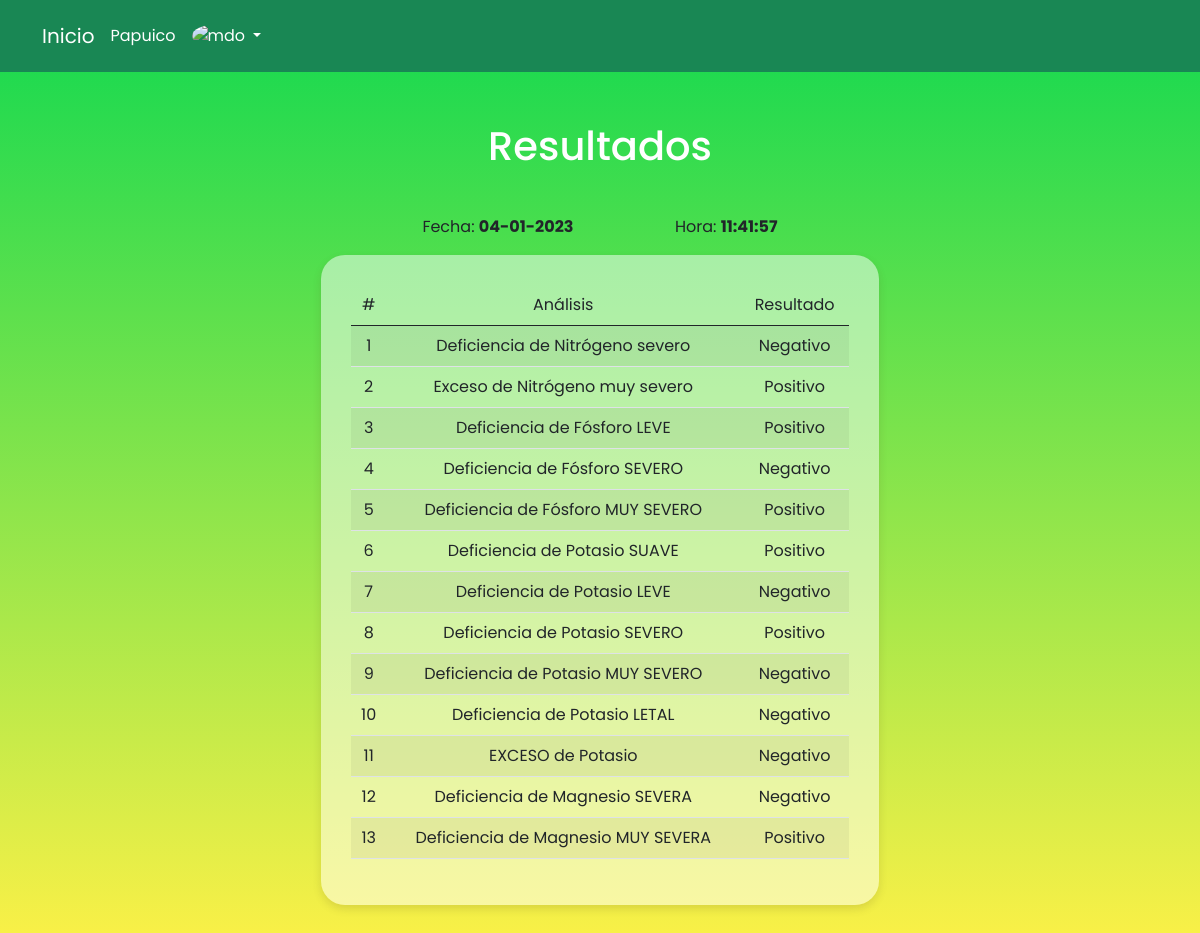
Page /Vista/listaResultados.php (signed in) on the committed database.
### tables this page shows
CREATE TABLE `resultados` (
  `idResultados` int(11) NOT NULL,
  `r1` varchar(10) NOT NULL,
  `r2` varchar(10) NOT NULL,
  `r3` varchar(10) NOT NULL,
  `r4` varchar(10) NOT NULL,
  `r5` varchar(10) NOT NULL,
  `r6` varchar(10) NOT NULL,
  `r7` varchar(10) NOT NULL,
  `r8` varchar(10) NOT NULL,
  `r9` varchar(10) NOT NULL,
  `r10` varchar(10) NOT NULL,
  `r11` varchar(10) NOT NULL,
  `r12` varchar(10) NOT NULL,
  `r13` varchar(10) NOT NULL,
  `idUsuario` int(11) NOT NULL,
  `fecha` date DEFAULT NULL,
  `hora` time DEFAULT NULL
);

### Modelo/entidadResultado.php (called while the page is built, shortened)
<?php
class entidadResultado extends conexion{
    public function obtenerResultados(){
        $nombre = $_SESSION["usuario"];
        $con = $this->conectar();
        $sql = "SELECT idUsuario
        FROM usuarios WHERE usuario = '$nombre'";
        $query = mysqli_query($con, $sql);
        $usuario = mysqli_fetch_array($query, MYSQLI_ASSOC);
        $idUsuario = $usuario["idUsuario"];
        $con = $this->conectar();
        $sql = "SELECT r1, r2, r3, r4, r5, r6, r7, r8, r9, r10, r11, r12, r13, fecha, hora
        FROM resultados WHERE idUsuario = '$idUsuario'";
        $query = mysqli_query($con, $sql);
        $resultados = array();
        while ($fila=mysqli_fetch_array($query, MYSQLI_ASSOC)) {
            $resultados[] = $fila;
        }
        return $resultados;
    }
}
?>

### Vista/listaResultados.php (the view, shortened to what this page needs)
<?php
include_once("../Modelo/entidadResultado.php");
$obj = new entidadResultado;
$resultados = $obj->obtenerResultados();
?>
<!DOCTYPE html>
<html lang="es">
<head>
    <link href="https://cdn.jsdelivr.net/npm/bootstrap@5.0.2/dist/css/bootstrap.min.css" rel="stylesheet">
</head>
<body>
    <?php
        include_once("navbar.php");
    ?>
    <h1 class="titulo" style="margin-top: 50px;">Resultados</h1>
    <?php
    for ($i = 0; $i < count($resultados); $i++) {
    ?>
        <div class="container container-main ">
            <?php
                $aux = explode("-", $resultados[$i]["fecha"]);
                $fecha = $aux[2]."-".$aux[1]."-".$aux[0];
            ?>
             <div class="col-6 fecha_hora">
                <p>Fecha: <b><?= $fecha?></b></p>
                <p>Hora: <b><?= $resultados[$i]["hora"]?></b></p>
            </div>
            <div class="col-6 container-form">
                <table class="table table-striped ">
                    <thead>
                        <tr>
                            <th scope="col">#</th>
                            <th scope="col">Análisis</th>
                            <th scope="col">Resultado</th>
                        </tr>
                    </thead>
                    <tbody>
                        <tr>
                            <th scope="row">1</th>
                            <td>Deficiencia de Nitrógeno severo</td>
                            <td><?= $resultados[$i]["r1"] ?></td>
                        </tr>
                        <tr>
                            <th scope="row">2</th>
                            <td>Exceso de Nitrógeno muy severo</td>
                            <td><?= $resultados[$i]["r2"] ?></td>
                        </tr>
                        <tr>
                            <th scope="row">3</th>
                            <td>Deficiencia de Fósforo LEVE</td>
                            <td><?= $resultados[$i]["r3"] ?></td>
                        </tr>
                        <tr>
                            <th scope="row">4</th>
                            <td>Deficiencia de Fósforo SEVERO</td>
                            <td><?= $resultados[$i]["r4"] ?></td>
                        </tr>
                        <tr>
                            <th scope="row">5</th>
                            <td>Deficiencia de Fósforo MUY SEVERO</td>
                            <td><?= $resultados[$i]["r5"] ?></td>
                        </tr>
                        <tr>
                            <th scope="row">6</th>
                            <td>Deficiencia de Potasio SUAVE</td>
                            <td><?= $resultados[$i]["r6"] ?></td>
                        </tr>
                        <tr>
                            <th scope="row">7</th>
                            <td>Deficiencia de Potasio LEVE</td>
                            <td><?= $resultados[$i]["r7"] ?></td>
                        </tr>
                        <tr>
                            <th scope="row">8</th>
                            <td>Deficiencia de Potasio SEVERO</td>
                            <td><?= $resultados[$i]["r8"] ?></td>
                        </tr>
                        <tr>
                            <th scope="row">9</th>
                            <td>Deficiencia de Potasio MUY SEVERO</td>
                            <td><?= $resultados[$i]["r9"] ?></td>
                        </tr>
                        <tr>
                            <th scope="row">10</th>
                            <td>Deficiencia de Potasio LETAL</td>
                            <td><?= $resultados[$i]["r10"] ?></td>
                        </tr>
                        <tr>
                            <th scope="row">11</th>
                            <td>EXCESO de Potasio</td>
                            <td><?= $resultados[$i]["r11"] ?></td>
                        </tr>
                        <tr>
                            <th scope="row">12</th>
                            <td>Deficiencia de Magnesio SEVERA</td>
                            <td><?= $resultados[$i]["r12"] ?></td>
                        </tr>
                        <tr>
                            <th scope="row">13</th>
                            <td>Deficiencia de Magnesio MUY SEVERA</td>
                            <td><?= $resultados[$i]["r13"] ?></td>
                        </tr>
                    </tbody>
                </table>
            </div>
        </div>
    <?php
    }
    ?>
        <link rel="stylesheet" href="resultados.css?v=<?php echo (rand()); ?>" />
</body>
</html>

### Vista/resultados.css (style rules this page uses)
body { background-image: linear-gradient(to bottom, #0fd850 0%, #f9f047 100%); background-size: cover; background-repeat: no-repeat; background-position: center; background-attachment: fixed; }
* { font-family: 'Poppins', sans-serif; font-weight: 400; }
.titulo { color: white; text-align: center; margin-bottom: 20px; font-weight: 500; }
.container-form { margin: 0 auto; margin-top: 40px; margin-bottom: 30px; padding: 30px; background-color: rgba(255, 255, 255, 0.5); box-shadow: 0px 4px 8px rgb(89 73 30 / 16%); border-radius: 1.5em; }
thead, tbody { text-align: center; }
.container-main { margin-top: 45px; }
.fecha_hora { margin: 0 auto; margin-bottom: -40px; margin-top: 40px; display: flex; flex-direction: row; justify-content: space-evenly; }

### rows in the picture
resultados: fecha "04-01-2023", hora "11:41:57", r1 "Negativo", r2 "Positivo", r3 "Positivo", r4 "Negativo", r5 "Positivo", r6 "Positivo", r7 "Negativo", r8 "Positivo", r9 "Negativo", r10 "Negativo", r11 "Negativo", r12 "Negativo", r13 "Positivo"

### other values in the picture
$usuario "Papuico"
